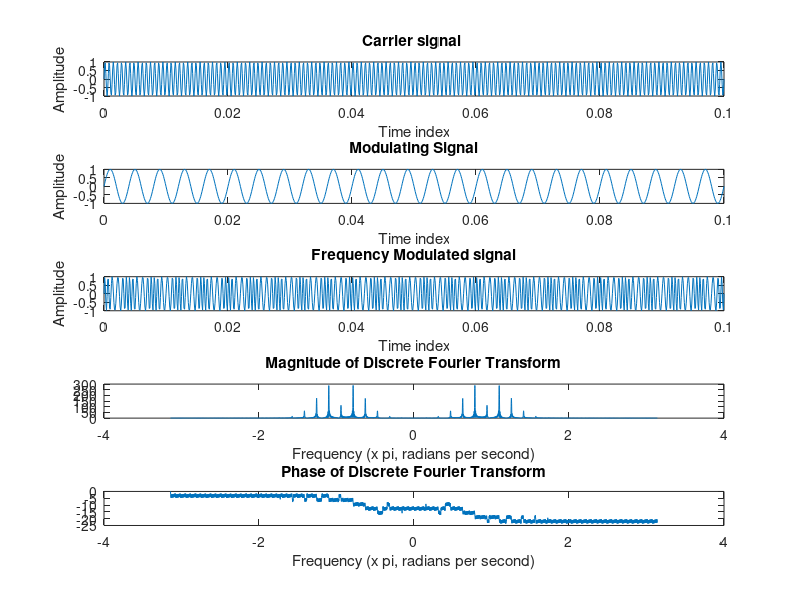

The MATLAB source for this figure:
clear all;
close all;
fc=1500; %Carrier Frequency
fm=250; %Modulating Frequency
m=2; %Modulating Index
n=0:0.0001:.1; %Time index
c=sin(2*pi*fc*n); %Carrier Signal
M=sin(2*pi*fm*n); %Modulating Signal
subplot(511);
plot (n,c);
ylabel('Amplitude');
xlabel('Time index');
title('Carrier signal ');
subplot(512);
plot (n,M);
ylabel('Amplitude');
xlabel('Time index');
title('Modulating Signal');
y=sin(2*pi*fc*n+(m.*sin(2*pi*fm*n))); %Frequency Modulation
subplot(513);
plot (n,y);
ylabel('Amplitude');
xlabel('Time index');
title('Frequency Modulated signal');
Fs=4000;
N=4096;
df=Fs/N;
k= (-Fs/2:df:Fs/2-df)*2*pi/Fs;
S=fftshift(fft(y,N)); %Discrete Fourier Transform
subplot(514);
plot(k,abs(S));
title('Magnitude of Discrete Fourier Transform');
xlabel('Frequency (x pi, radians per second)');
p = unwrap(angle(S));
subplot(515);
plot(k,p);
title('Phase of Discrete Fourier Transform');
xlabel('Frequency (x pi, radians per second)');
